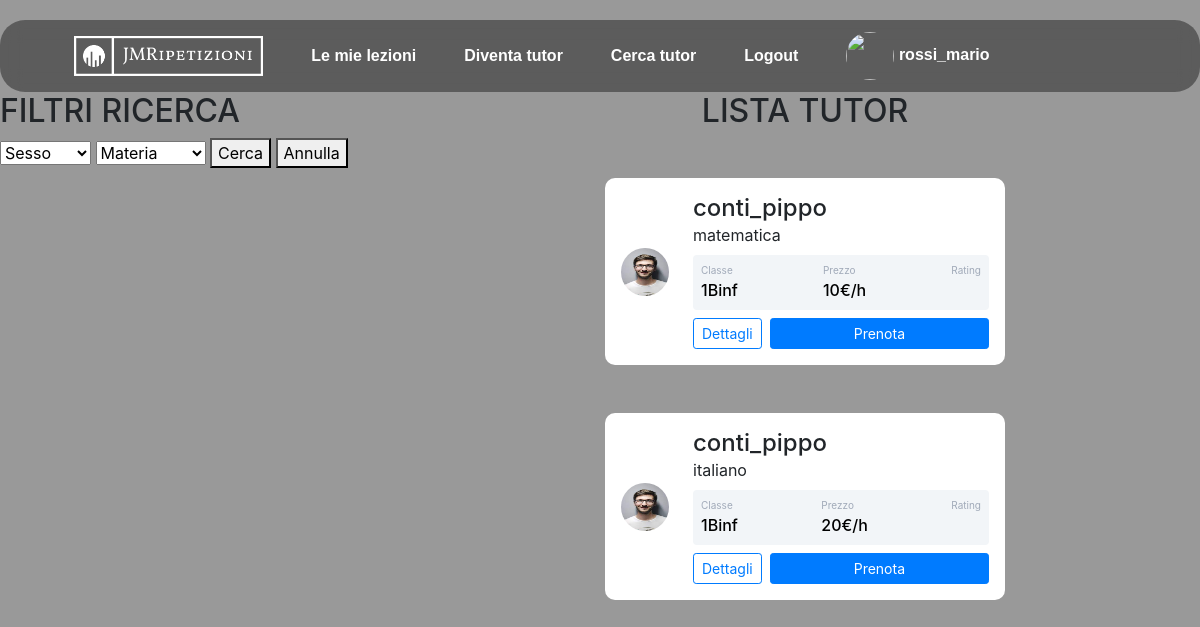
/Ricerca/ricerca.php (signed in), run on the app's committed database.
### tables this page shows
CREATE TABLE `tutor` (
  `id_utente` int(11) NOT NULL,
  `valutazione` int(11) DEFAULT NULL,
  `numero_recensioni` int(11) DEFAULT NULL,
  `link_meet` varchar(1000) NOT NULL
);

CREATE TABLE `utente` (
  `id` int(11) NOT NULL,
  `nome_utente` varchar(50) NOT NULL,
  `email` varchar(50) NOT NULL,
  `password` varchar(50) NOT NULL,
  `immagine_profilo` varchar(1000) NOT NULL DEFAULT 'https://png.pngtree.com/png-vector/20190223/ourlarge/pngtree-profile-line-black-icon-png-image_691065.jpg',
  `anno` int(11) NOT NULL,
  `sezione` char(1) NOT NULL,
  `indirizzo` varchar(3) NOT NULL,
  `nome` varchar(50) NOT NULL,
  `cognome` varchar(50) NOT NULL,
  `numTelefono` varchar(15) DEFAULT NULL,
  `sesso` char(1) NOT NULL
);

CREATE TABLE `materie` (
  `id` int(11) NOT NULL,
  `materia` varchar(50) NOT NULL
);

CREATE TABLE `materiatutor` (
  `idtutor` int(11) NOT NULL,
  `idmaterie` int(11) NOT NULL,
  `descrizione` varchar(250) DEFAULT NULL,
  `prezzi_ora` int(2) NOT NULL
);

### Ricerca/ricerca.php (the view, shortened to what this page needs)
<!DOCTYPE html>
<html lang="en">
<head>
    <link href="https://cdn.jsdelivr.net/npm/bootstrap@5.0.0-alpha1/dist/css/bootstrap.min.css" rel="stylesheet">
    <link href="//maxcdn.bootstrapcdn.com/bootstrap/4.1.1/css/bootstrap.min.css" rel="stylesheet" id="bootstrap-css">
    <link rel="stylesheet" href="../Stylesheets/style.css">
    <link rel="stylesheet" href="ricercastyle.css">
</head>
<body>
    <?php
        include_once '../header/navbar.php';
    ?>
    <div class="row">
        <div class="col-md-4">
            <div class="main-block">
                <div class="left-part">
                    <form action="<?php echo htmlspecialchars($_SERVER["PHP_SELF"]); ?>" method="post">
                        <div class="title">
                            <h2>FILTRI RICERCA</h2>
                        </div>
                        <div class="info">
                            <select name="sesso" id="">
                                <option disabled selected value>Sesso</option>
                            </select>
                            <select name="materia"
                                onchange="document.getElementById('selected_id').value=this.options[this.selectedIndex].text">
                                <option disabled selected value>Materia</option>
                            </select>
                            <button type="submit" href="/">Cerca</button>
                            <button type="reset" href="register.php">Annulla</button>
                        </div>
                    </form>
                </div>
            </div>
        </div>
        <div class="col-md-8" align-content="center">
            <center>
                <h2>LISTA TUTOR</h2>
            </center>
            <?php
                    require_once '../Database/config.php';
                    $sql="SELECT * FROM tutor INNER JOIN utente ON tutor.id_utente=utente.id INNER JOIN materiatutor ON tutor.id_utente=materiatutor.idtutor INNER JOIN materie ON materiatutor.idmaterie=materie.id ";
                    if($stmt = mysqli_prepare($link,$sql)){
                        if(mysqli_stmt_execute($stmt)){
                            $result = mysqli_stmt_get_result($stmt);
                            if(mysqli_num_rows($result)>0){
                                    while ($row = mysqli_fetch_array($result)) {
                                        if($row['id_utente']!=$_SESSION['id']){
                                            echo "<div class='container mt-5 d-flex justify-content-center'>";
                                            echo "<div class='card p-3'>";
                                            echo "<div class='d-flex align-items-center'>";
                                            echo "<div class='image'>";
                                            echo "<img src='".$row['immagine_profilo']."' class='profile'>";
                                            echo "</div>";
                                            echo "<div class='ml-4 w-100'>";
                                            echo "<h4 class='mb-0 mt-0'>".$row['nome_utente']."</h4>";
                                            echo "<span>".$row['materia']."</span>";
                                            echo "<div class='p-2 mt-2 bg-primary d-flex justify-content-between rounded text-white stats'>";
                                            echo "<div class='d-flex flex-column'>";
                                            echo "<span class='articles'>Classe</span>";
                                            echo "<span class='number1'>".$row['anno'].$row['sezione'].$row['indirizzo']."</span>";
                                            echo "</div>";
                                            echo "<div class='d-flex flex-column'>";
                                            echo "<span class='followers'>Prezzo</span>";
                                            echo "<span class='number2'>".$row['prezzi_ora']."€/h</span>";
                                            echo "</div>";
                                            echo "<div class='d-flex flex-column'>";
                                            echo "<span class='rating'>Rating</span>";
                                            echo "</div>";
                                            echo "</div>";
                                            echo "<div class='button mt-2 d-flex flex-row align-items-center'>";
                                            echo "<a href='visualizza.php?id=".$row['id_utente']."&materia=".$row['materia']."'><button class='btn btn-sm btn-outline-primary w-100'>Dettagli</button></a>";
                                            echo "<button class='btn btn-sm btn-primary w-100 ml-2'>Prenota</button>";
                                            echo "</div>";
                                            echo "</div>";
                                            echo "</div>";
                                            echo "</div>";
                                            echo "</div>";
                                        }
                                    }
                            }else{
                                echo "nessun risultato trovato";
                            }
                        }else{
                            echo "something went wrong";
                        }
                    }else{
                        echo "could not execute statement";
                    }
            ?>
        </div>
    </div>
</body>
</html>

### Stylesheets/style.css (style rules this page uses)
body { height: 100vh; margin: 0; background-color: rgba(0, 0, 0, 0.4); background-repeat: no-repeat; background-attachment: fixed; background-position: center; display: flex; flex-flow:column; justify-content: flex-start; }
a { color: white; text-decoration: none; font-weight: bold; }
.profile { vertical-align: middle; width: 3em; height: 3em; border-radius: 50%; }

### Ricerca/ricercastyle.css (style rules this page uses)
.card { width: 400px; border: none; border-radius: 10px; background-color: #fff; }
.stats { background: #f2f5f8 !important; color: #000 !important; }
.articles { font-size: 10px; color: #a1aab9; }
.number1 { font-weight: 500; }
.followers { font-size: 10px; color: #a1aab9; }
.number2 { font-weight: 500; }
.rating { font-size: 10px; color: #a1aab9; }

### data on the page
tutor: id_utente.immagine_profilo (picture), id_utente.nome_utente "conti_pippo", materie.materia "matematica", id_utente.anno "1", id_utente.sezione "B", id_utente.indirizzo "inf", materiatutor.prezzi_ora "10", materie.materia "italiano", materiatutor.prezzi_ora "20"

### other printed values
$_SESSION['uname'] "rossi_mario"
